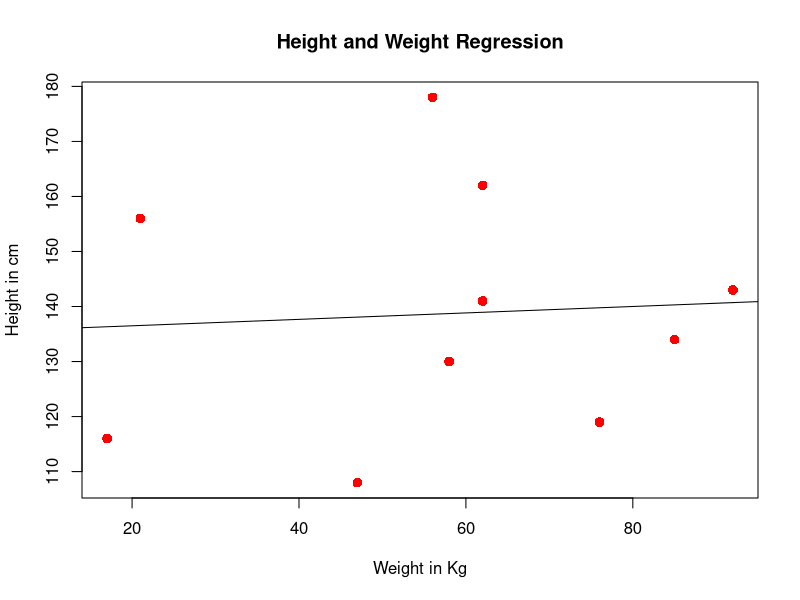

The R source for this figure:
#Creating input vector for lm() function  
x <- c(141, 134, 178, 156, 108, 116, 119, 143, 162, 130)  
y <- c(62, 85, 56, 21, 47, 17, 76, 92, 62, 58)  
relationship_model<- lm(y~x)  
# Giving a name to the chart file.  
png(file = "linear_regression.png")  
# Plotting the chart.  
plot(y,x,col = "red",main = "Height and Weight Regression",
     abline(lm(x~y)),cex = 1.3,pch = 16,xlab = "Weight in Kg",
     ylab = "Height in cm")  
# Saving the file.  
dev.off()  